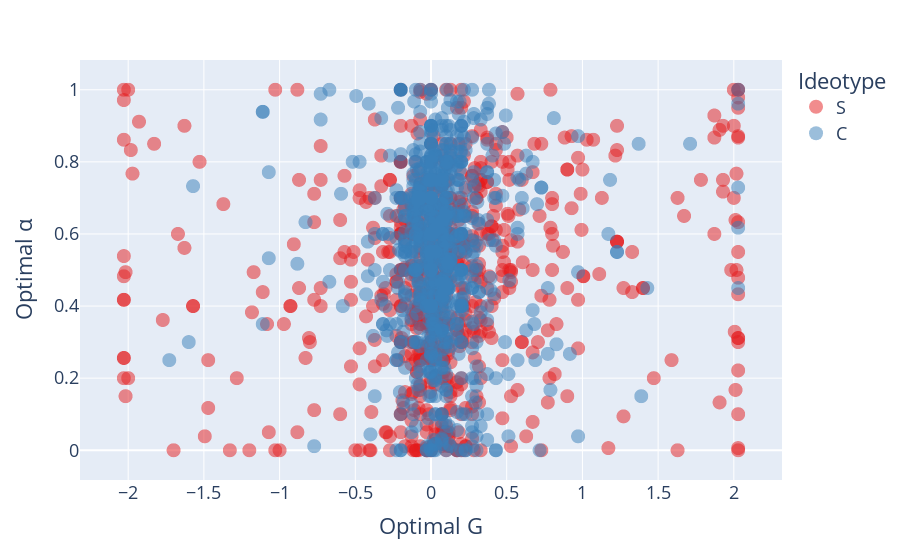

The notebook cell saved with this chart:
### Code cell
fig = px.scatter(
    arbor_stats_df,
    x="optimal G",
    y="optimal alpha",
    color=arbor_stats_df["condition"].astype(str),
    hover_name="arbor name",
    opacity=0.5,
    color_discrete_sequence=px.colors.qualitative.Set1,
)

fig.update_traces(marker=dict(size=14))
fig.update_layout(
    font=dict(size=18),
    legend_title_text="Ideotype",
    xaxis_title="Optimal G",
    yaxis_title="Optimal α",
    showlegend=True
)

fig.show()
fig.write_html("docs/Optimal_G_alpha)ideotypes.html")

### Figure 1 — Plotly figure (JSON) as saved in the notebook; plotly's stock layout.template omitted (floating-point values rounded to 4 significant figures; data arrays with more than 128 entries replaced by an {"elided": "..."} marker saying what was removed)
{"data": [{"hovertemplate": "<b>%{hovertext}</b><br><br>color=S<br>optimal G=%{x}<br>optimal alpha=%{y}<extra></extra>", "hovertext": {"elided": "777 str values"}, "legendgroup": "S", "marker": {"color": "rgb(228,26,28)", "opacity": 0.5, "size": 14, "symbol": "circle"}, "mode": "markers", "name": "S", "showlegend": true, "type": "scattergl", "x": {"elided": "777 float values"}, "xaxis": "x", "y": {"elided": "777 float values"}, "yaxis": "y"}, {"hovertemplate": "<b>%{hovertext}</b><br><br>color=C<br>optimal G=%{x}<br>optimal alpha=%{y}<extra></extra>", "hovertext": {"elided": "809 str values"}, "legendgroup": "C", "marker": {"color": "rgb(55,126,184)", "opacity": 0.5, "size": 14, "symbol": "circle"}, "mode": "markers", "name": "C", "showlegend": true, "type": "scattergl", "x": {"elided": "809 float values"}, "xaxis": "x", "y": {"elided": "809 float values"}, "yaxis": "y"}], "layout": {"autosize": true, "font": {"size": 18}, "legend": {"title": {"text": "Ideotype"}, "tracegroupgap": 0}, "margin": {"t": 60}, "showlegend": true, "xaxis": {"anchor": "y", "autorange": true, "domain": [0, 1], "range": [-2.307, 2.307], "title": {"text": "Optimal G"}, "type": "linear"}, "yaxis": {"anchor": "x", "autorange": true, "domain": [0, 1], "range": [-0.1094, 1.109], "title": {"text": "Optimal α"}, "type": "linear"}}}
